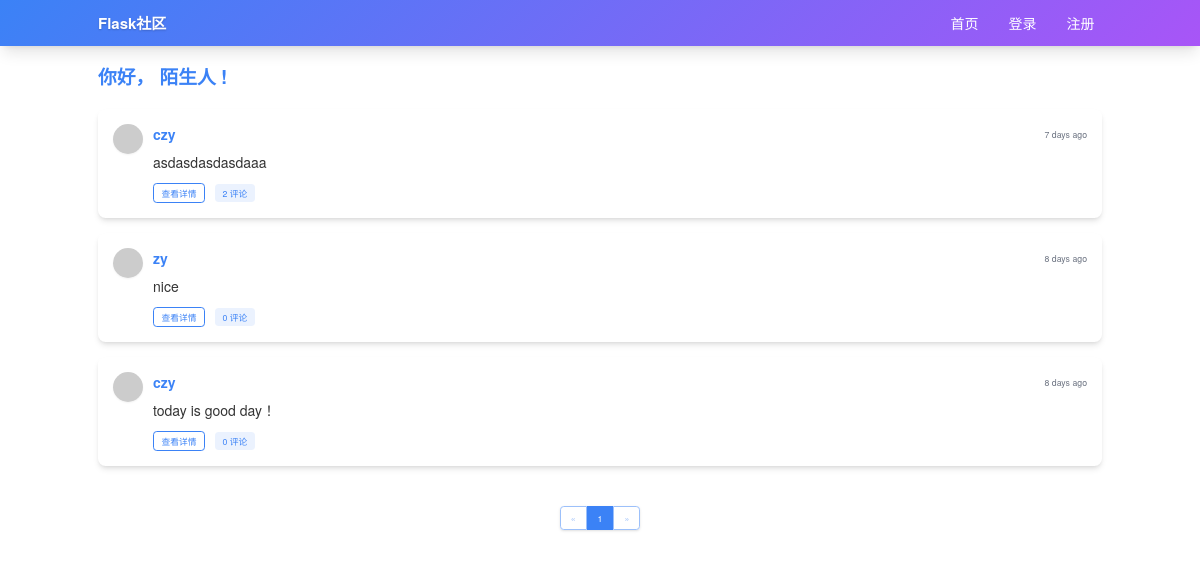
The page / on the database its author committed.
### app/models.py (models this page shows, shortened)
class Post(db.Model):
    __tablename__ = 'posts'
    id = db.Column(db.Integer, primary_key=True)
    body = db.Column(db.Text)
    timestamp = db.Column(db.DateTime, index=True, default=datetime.utcnow)
    author_id = db.Column(db.Integer, db.ForeignKey('users.id'))
    body_html = db.Column(db.Text)
    comments = db.relationship('Comment', backref='post', lazy='dynamic')

class User(UserMixin, db.Model):
    __tablename__ = 'users'
    id = db.Column(db.Integer, primary_key = True)
    email = db.Column(db.String(64), unique=True, index=True)
    username = db.Column(db.String(64), unique=True, index=True)
    password_hash = db.Column(db.String(128))
    role_id = db.Column(db.Integer, db.ForeignKey('roles.id'))
    name = db.Column(db.String(64))
    location = db.Column(db.String(64))
    about_me = db.Column(db.Text())
    member_since = db.Column(db.DateTime(), default=datetime.utcnow)
    last_seen = db.Column(db.DateTime(), default=datetime.utcnow)
    avatar_hash = db.Column(db.String(32))
    posts = db.relationship('Post', backref='author', lazy='dynamic')
    comments = db.relationship('Comment', backref='author', lazy='dynamic')
    followed = db.relationship('Follow', foreign_keys=[Follow.follower_id], backref=db.backref('follower', lazy='joined'), lazy='dynamic', cascade='all, delete-orphan')
    followers = db.relationship('Follow', foreign_keys=[Follow.followed_id], backref=db.backref('followed', lazy='joined'), lazy='dynamic', cascade='all, delete-orphan')
    def gravatar(self, size=100, default='identicon', rating='g'):
        if request.is_secure:
            url = 'https://secure.gravatar.com/avatar'
        else:
            url = 'http://www.gravatar.com/avatar'
        hash = self.avatar_hash or hashlib.md5(self.email.encode('utf-8')).hexdigest()
        return '{url}/{hash}?s={size}&d={default}&r={rating}'.format(url=url, hash=hash, size=size, default=default, rating=rating)
    @property
    def password(self):
        raise AttributeError('password is not a readable attribute')

### app/main/views.py (the view)
@main.route('/', methods=['GET', 'POST'])
def index():
    try:
        form = PostForm()
        if current_user.can(Permission.WRITE_ARTICLES) and form.validate_on_submit():
            post = Post(body=form.body.data, author=current_user._get_current_object())
            db.session.add(post)
            db.session.commit()
            return redirect(url_for('.index'))
        show_followed = False
        if current_user.is_authenticated:
            show_followed = bool(request.cookies.get('show_followed', ''))
        if show_followed:
            query = current_user.followed_posts
        else:
            query = Post.query
        page = request.args.get('page', 1, type=int)
        pagination = query.order_by(Post.timestamp.desc()).paginate(page=page, per_page=current_app.config['FLASKY_POSTS_PER_PAGE'], error_out=False)
        posts = pagination.items
        return render_template('index.html', form=form, posts=posts, show_followed=show_followed, pagination=pagination, current_time=datetime.utcnow())
    except Exception as e:
        import traceback
        print(f"Error in index route: {e}")
        traceback.print_exc()
        raise

### app/__init__.py (called while the page is built)
def create_app(config_name='default'):
    app = Flask(__name__)
    app.config.from_object(config[config_name])
    config[config_name].init_app(app)
    bootstrap.init_app(app)
    moment.init_app(app)
    db.init_app(app)
    login_manager.init_app(app)
    csrf.init_app(app)
    migrate.init_app(app, db)
    pagedown.init_app(app)
    from .main import main as main_blueprint
    app.register_blueprint(main_blueprint)
    from .models import Permission
    @app.context_processor
    def inject_permissions():
        return dict(Permission=Permission)
    from .auth import auth as auth_blueprint
    app.register_blueprint(auth_blueprint, url_prefix='/auth')
    from .models import AnonymousUser
    login_manager.anonymous_user = AnonymousUser
    return app

### app/auth/views.py (called while the page is built)
@auth.before_app_request
def before_request():
    if current_user.is_authenticated:
        current_user.ping()

### app/models.py (called while the page is built)
    def can(self, permissions):
        return False

    def is_administrator(self):
        return False

### app/templates/index.html (shortened to what this page needs)
{% extends "base.html" %}
{% import "bootstrap/wtf.html" as wtf %}
{% import "_macros.html" as macros %}
{% block page_content %}
<div class="mb-8">
    <h1 class="text-3xl font-bold text-blue-archive mb-4">你好，
        {% if current_user.is_authenticated %}
            {{ current_user.username }}
        {% else %}
            陌生人
        {% endif %}!
    </h1>
</div>
{% include '_posts.html' %}
{% if pagination %}
<div class="flex justify-center mt-8">
    {{ macros.pagination_widget(pagination, '.index') }}
</div>
{% endif %}
{% endblock %}

### app/templates/_posts.html (shortened to what this page needs)
<div class="space-y-6">
    {% for post in posts %}
    <div class="bg-white rounded-xl shadow-md p-6 card-hover">
        <div class="flex items-start">
            <div class="mr-4">
                <a href="{{ url_for('.user', username=post.author.username) }}">
                    <img src="{{ post.author.gravatar(size=48) }}" class="w-12 h-12 rounded-full object-cover shadow-sm avatar-hover">
                </a>
            </div>
            <div class="flex-1">
                <div class="flex justify-between items-center mb-3">
                    <a href="{{ url_for('.user', username=post.author.username) }}" class="font-bold text-blue-archive hover:underline">
                        {{ post.author.username }}
                    </a>
                    <span class="text-gray-500 text-sm">{{ moment(post.timestamp).fromNow() }}</span>
                </div>
                <div class="mb-4">
                    {% if post.body_html %}
                        {{ post.body_html | safe }}
                    {% else %}
                        {{ post.body }}
                    {% endif %}
                </div>
                <div class="flex items-center space-x-4">
                    <a href="{{ url_for('.post', id=post.id) }}" class="px-3 py-1 text-sm rounded-md border border-blue-archive text-blue-archive hover:bg-blue-archive hover:text-white transition-all duration-300">
                        查看详情
                    </a>
                    <a href="{{ url_for('.post', id=post.id) }}#comments" class="px-3 py-1 text-sm rounded-md bg-blue-archive/10 text-blue-archive hover:bg-blue-archive/20 transition-all duration-300">
                        {{ post.comments.count() }} 评论
                    </a>
                </div>
            </div>
        </div>
    </div>
    {% endfor %}
</div>

### rows shown on the page
Post: author.username "czy", timestamp "7 days ago", body_html "asdasdasdasdaaa", comments.count "2"
Post: author.username "zy", timestamp "8 days ago", body "nice", comments.count "0"
Post: author.username "czy", timestamp "8 days ago", body "today is good day！", comments.count "0"

### other values the page prints
{{ p }} "1"
